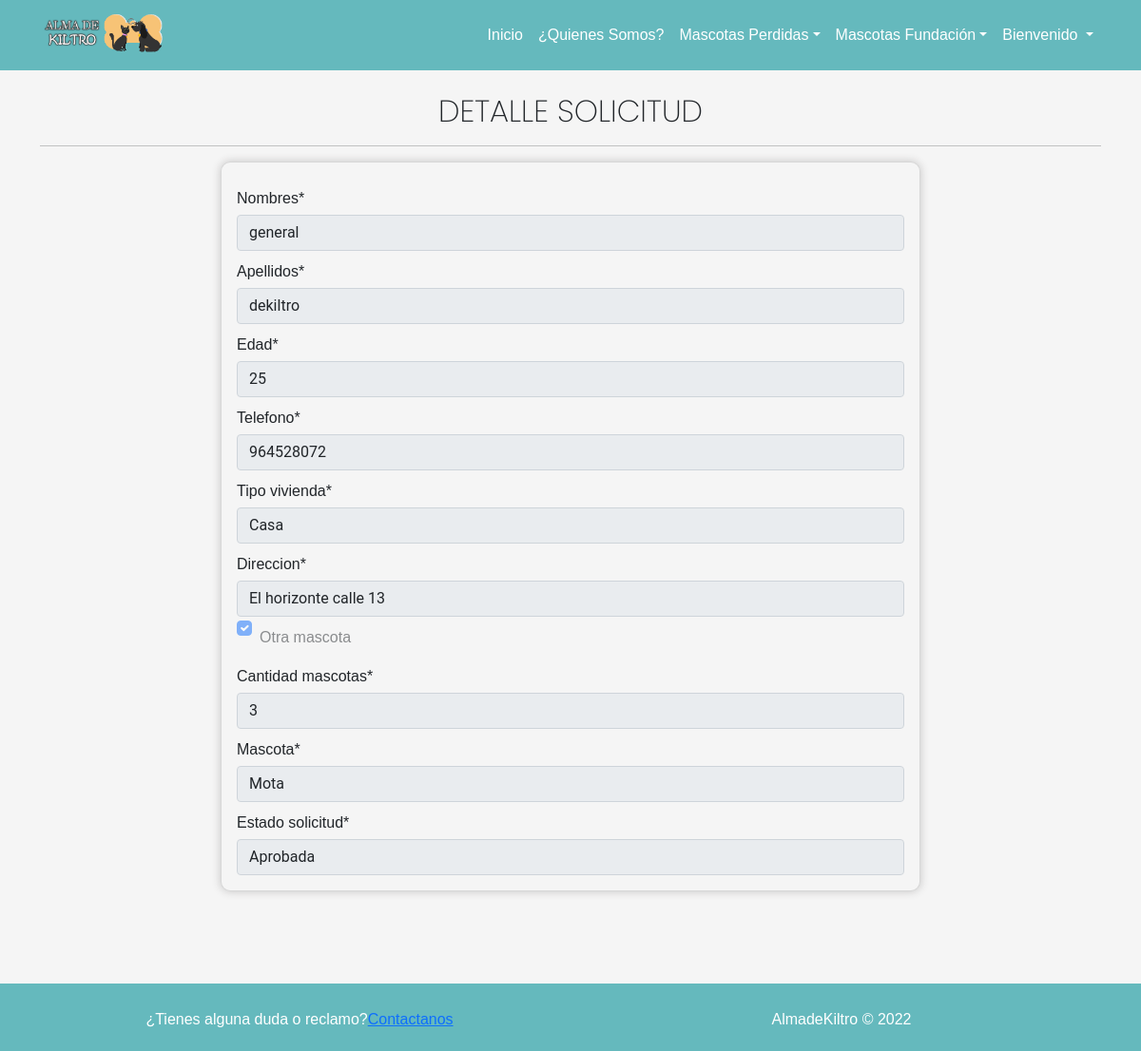
Page /ver_aprobada/32/ (signed in) on the committed database.
### app/models.py (models this page shows, shortened)
class FormularioAdopcion(models.Model):
    nombres = models.CharField(max_length=250)
    apellidos = models.CharField(max_length=250)
    edad = models.IntegerField()
    telefono = models.IntegerField()
    tipo_vivienda = models.CharField(max_length=50,choices=opciones_tipo_vivienda)
    direccion = models.CharField(max_length=250)
    otra_mascota = models.BooleanField()
    fecha_solicitud = models.DateField(auto_now=True)
    cantidad_mascotas = models.IntegerField(choices=opciones_cantidad_mascotas)
    mascota = models.ForeignKey(Mascota, on_delete=models.PROTECT)
    estado_solicitud = models.CharField(max_length=50, choices=opciones_estado_solicitud, default='Pendiente')

### app/views.py (the view)
# urls.py: path('ver_aprobada/<id>/', ver_aprobada, name="ver_aprobada"),
@permission_required('app.view_formularioadopcion')
def ver_aprobada(request, id):
    solicitudes = get_object_or_404(FormularioAdopcion, id=id)
    data ={
        'form': FormularioSolicitudes(instance=solicitudes)
    }
    return render(request,'app/mascota/ver_aprobadas.html',data)

### app/forms.py
class FormularioSolicitudes(forms.ModelForm):
    class Meta:
        model = FormularioAdopcion
        fields= '__all__'

### app/models.py (called while the page is built)
    def __str__(self):
        return self.nombre_mascota

### app/templates/app/mascota/ver_aprobadas.html (shortened to what this page needs)
{% extends 'app/base.html' %}
{% load static %}
{% block css %}
<link rel="stylesheet" href="{% static 'app/css/login.css' %}">
{% endblock %}
{% block contenido %} {% load crispy_forms_tags %}
<h2 class="text-center letraInicio">DETALLE SOLICITUD</h2>
<hr>
<div class="row">
    <div class="col-12 col-md-8 offset-md-2">
        <div class="card" id="cardAgregar">
            <div class="card-body">
                <form action="" id="verSolicitudForm" method="POST" enctype="multipart/form-data">
                    {% csrf_token %} {{form | crispy }}
                </form>
            </div>
        </div>
    </div>
</div>
<br><br>
{% endblock %}

### app/static/app/css/navbar.css (style rules this page uses)
body { font-family: 'Roboto', sans-serif; }
* { margin: 0; padding: 0; }

### app/static/app/css/style.css (style rules this page uses)
html { min-height: 100%; position: relative; }
body { background-color: whitesmoke; }

### app/static/app/css/login.css (style rules this page uses)
#cardAgregar { box-shadow: 0px 0px 10px #c5c4c4; border-radius: 10px; background-color: rgba(245, 245, 245, 0.4); }
.letraInicio { font-family: 'Poppins'; font-style: ExtraLigth; font-weight:200; }
label , p { font-family: 'Merriweather Sans', sans-serif; font-style: medium; font-weight:300; margin-top: 10px; margin-bottom: 5px; }

### rows in the picture
FormularioAdopcion: nombres "general", apellidos "dekiltro", edad "25", telefono "964528072", tipo_vivienda "Casa", direccion "El horizonte calle 13", otra_mascota "☑", cantidad_mascotas "3", mascota "Mota", estado_solicitud "Aprobada"
